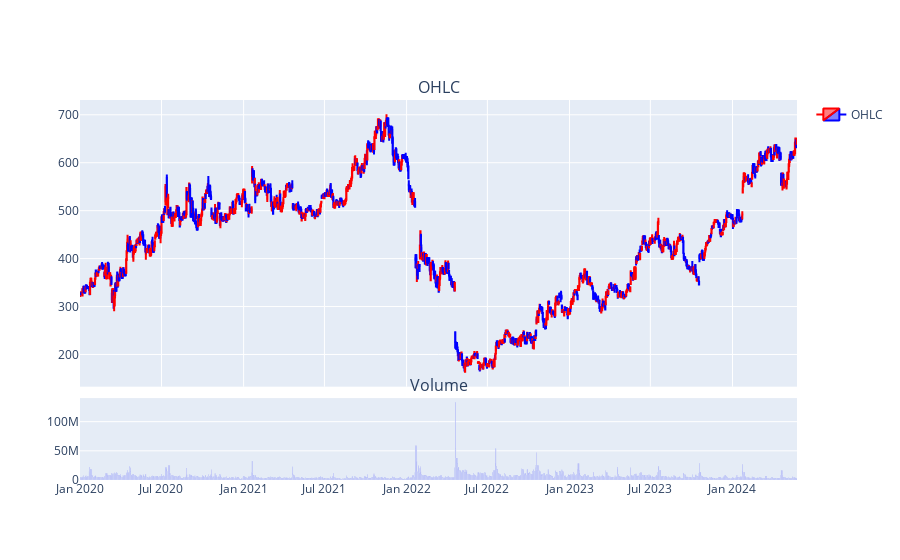

Notebook source saved alongside this figure:
### Markdown cell above
# 3. Data Visualization and EDA

### Code cell
df_filtered = df[df['Date'] >= '2020-01-01']
fig = make_subplots(rows=2, cols=1, shared_xaxes=True, 
               vertical_spacing=0.03, subplot_titles=('OHLC', 'Volume'), 
               row_width=[0.2, 0.7])
fig.add_trace(go.Candlestick(x=df_filtered["Date"], open=df_filtered["Open"], high=df_filtered["High"],
                low=df_filtered["Low"], close=df_filtered["Close"], name="OHLC",
                increasing_line_color='red',   
                decreasing_line_color='blue'),    
                row=1, col=1
)

fig.add_trace(go.Bar(x=df_filtered['Date'], y=df_filtered['Volume'], 
                showlegend=False,
                marker_color='blue'),            
                row=2, col=1)

fig.update(layout_xaxis_rangeslider_visible=False)
fig.show()

### Figure 1 — Plotly figure (JSON) as saved in the notebook; plotly's stock layout.template omitted (floating-point values rounded to 4 significant figures; data arrays with more than 128 entries replaced by an {"elided": "..."} marker saying what was removed)
{"data": [{"close": {"elided": "1606 float values"}, "decreasing": {"line": {"color": "blue"}}, "high": {"elided": "1606 float values"}, "increasing": {"line": {"color": "red"}}, "low": {"elided": "1606 float values"}, "name": "OHLC", "open": {"elided": "1606 float values"}, "type": "candlestick", "x": {"elided": "1606 str values"}, "xaxis": "x", "yaxis": "y"}, {"marker": {"color": "blue"}, "showlegend": false, "type": "bar", "x": {"elided": "1606 str values"}, "xaxis": "x2", "y": {"elided": "1606 float values"}, "yaxis": "y2"}], "layout": {"annotations": [{"font": {"size": 16}, "showarrow": false, "text": "OHLC", "x": 0.5, "xanchor": "center", "xref": "paper", "y": 1, "yanchor": "bottom", "yref": "paper"}, {"font": {"size": 16}, "showarrow": false, "text": "Volume", "x": 0.5, "xanchor": "center", "xref": "paper", "y": 0.2156, "yanchor": "bottom", "yref": "paper"}], "xaxis": {"anchor": "y", "domain": [0, 1], "matches": "x2", "rangeslider": {"visible": false}, "showticklabels": false}, "xaxis2": {"anchor": "y2", "domain": [0, 1]}, "yaxis": {"anchor": "x", "domain": [0.2456, 1]}, "yaxis2": {"anchor": "x2", "domain": [0, 0.2156]}}}
